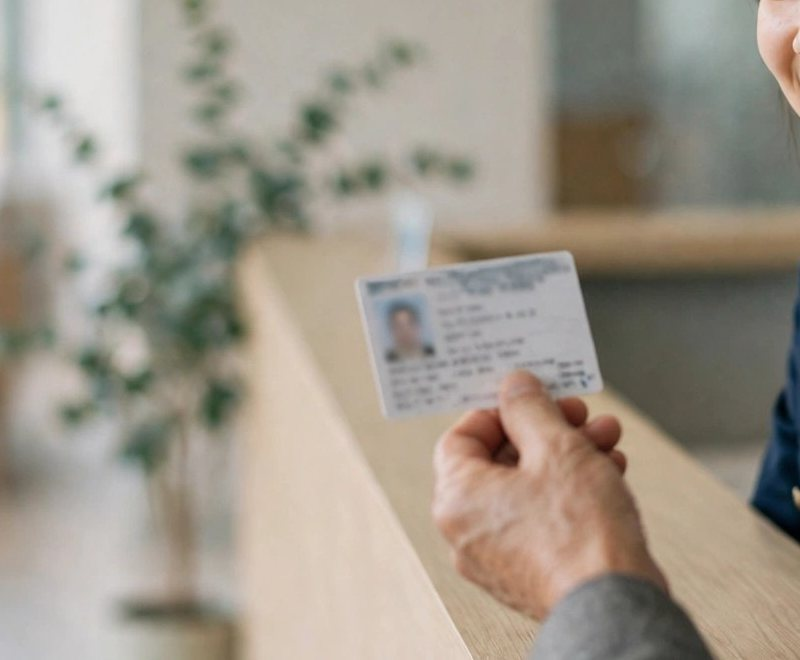
#> input picture assets/a/cta.jpg, 800 x 660 px, given in place of a-scene.jpg, which was not available
$ python prep_assets.py
#> lines starting #> are read from the running program, lines starting #| are printed output that depends on the picture; after the words box and inside, x2 and y2 are one past the last pixel; in counts of white or black regions, pixels touching at a corner belong together; pictures that were not available may be replaced by others from this repository, and a replacement may not be noted
#!/usr/bin/env python3
"""Prepare the shared image set for both home pages.
Run: /Users/ciaosoft/Claude/BRvault/_System/venv-pw/bin/python prep_assets.py
In : ../src-assets (logos and news thumbnails downloaded from aimesoft.com), approval-block-v2/assets/hero (the approved hero images)
Out: ../assets (what the sites use)"""
import os, shutil
from PIL import Image
import numpy as np

HERE = os.path.dirname(os.path.abspath(__file__))
ROOT = os.path.dirname(HERE)
SRC = os.path.join(ROOT, "src-assets")
V2 = os.path.join(os.path.dirname(ROOT), "approval-block-v2", "assets")
OUT = os.path.join(ROOT, "assets")
for d in ("logos", "news", "a", "b", "brand"):
    os.makedirs(os.path.join(OUT, d), exist_ok=True)


def save_jpg(im, path, maxw, q=82):
    im = im.convert("RGB")
    if im.width > maxw:
        im = im.resize((maxw, round(im.height * maxw / im.width)), Image.LANCZOS)
    im.save(path, "JPEG", quality=q, optimize=True, progressive=True)
    print("jpg", os.path.relpath(path, ROOT), im.size, os.path.getsize(path) // 1024, "KB")


def crop(im, box):
    return im.crop(box)


# ---- hero (unchanged from the approved block) + crops that continue the hero's three points
a = Image.open(os.path.join(V2, "hero", "a-scene.jpg")).convert("RGB")
#> a is the input picture: PIL image 800x660 RGB; mean R, G, B 158.9, 151.1, 139
save_jpg(a, os.path.join(OUT, "a", "scene.jpg"), 1600, 82)
#| jpg assets/a/scene.jpg (800, 660) 40 KB
# SEE: the eye point of the hero, opened up. HEAR: the mouth point. READ: the card point.
save_jpg(crop(a, (720, 250, 1400, 930)), os.path.join(OUT, "a", "see.jpg"), 900, 84)
#> in crop, `return im.crop(box)`:
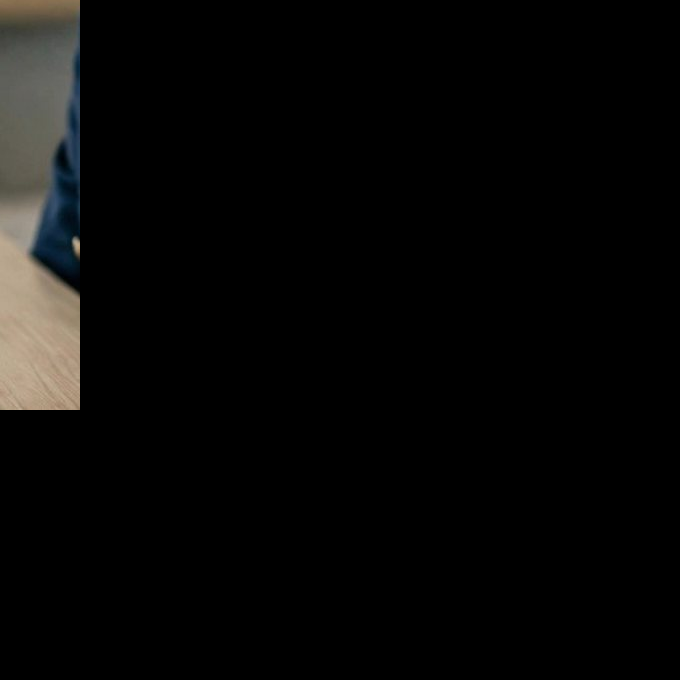
#> returned value: PIL image 680x680 RGB; mean R, G, B 8.1, 7.8, 7
#| jpg assets/a/see.jpg (680, 680) 6 KB
save_jpg(crop(a, (730, 540, 1250, 860)), os.path.join(OUT, "a", "hear.jpg"), 900, 84)
#> call 2 of crop, with box = (730, 540, 1250, 860)
#> in crop (call 2), `return im.crop(box)`:
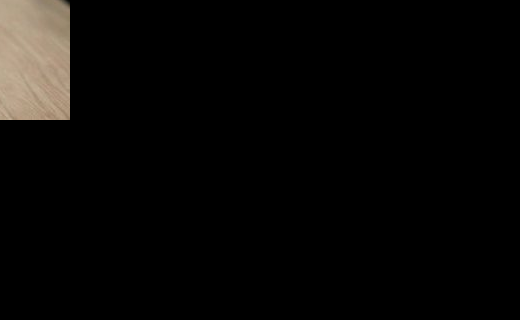
#> returned value: PIL image 520x320 RGB; mean R, G, B 8.9, 7.9, 6.6
#| jpg assets/a/hear.jpg (520, 320) 2 KB
save_jpg(crop(a, (360, 690, 900, 1130)), os.path.join(OUT, "a", "read.jpg"), 900, 84)
#> in crop (call 3), `return im.crop(box)`: returned value: PIL image 540x440 RGB; every value is 0
#| jpg assets/a/read.jpg (540, 440) 1 KB
save_jpg(crop(a, (110, 540, 910, 1200)), os.path.join(OUT, "a", "cta.jpg"), 900, 84)    # card in hand, plant, counter: no face
#> call 4 of crop, with box = (110, 540, 910, 1200)
#> in crop (call 4), `return im.crop(box)`:
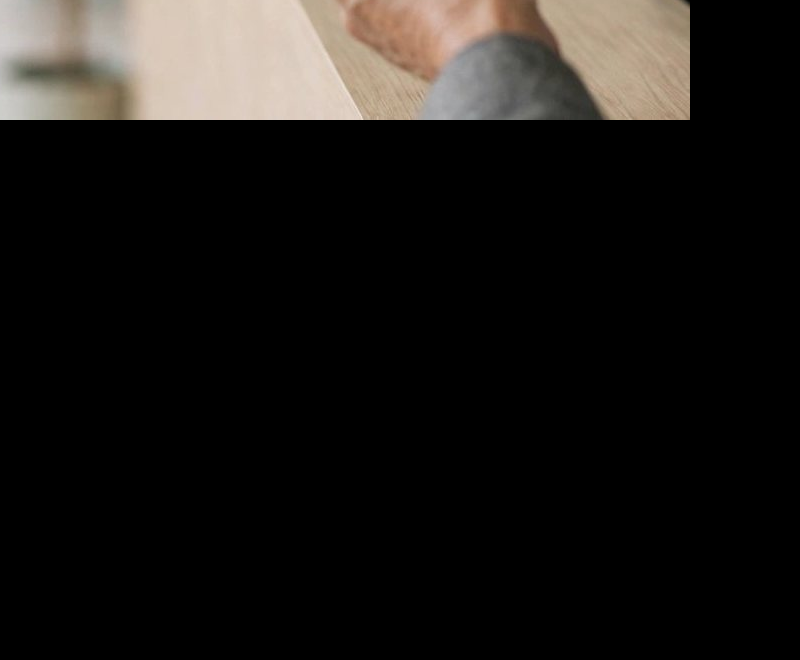
#> returned value: PIL image 800x660 RGB; mean R, G, B 27.8, 25.2, 22.7
#| jpg assets/a/cta.jpg (800, 660) 10 KB

b = Image.open(os.path.join(V2, "hero", "b-ribbon.jpg")).convert("RGB")
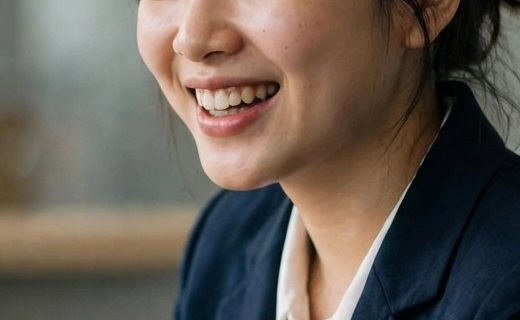
#> input picture assets/a/hear.jpg, 520 x 320 px, given in place of b-ribbon.jpg, which was not available
#> b is the input picture: PIL image 520x320 RGB; mean R, G, B 101.9, 92.8, 84.1
save_jpg(b, os.path.join(OUT, "b", "ribbon.jpg"), 1600, 82)
#| jpg assets/b/ribbon.jpg (520, 320) 19 KB
save_jpg(crop(b, (0, 780, 560, 1290)), os.path.join(OUT, "b", "film.jpg"), 900, 84)
#> in crop (call 5), `return im.crop(box)`: returned value: PIL image 560x510 RGB; every value is 0
#| jpg assets/b/film.jpg (560, 510) 2 KB
save_jpg(crop(b, (380, 800, 1180, 1290)), os.path.join(OUT, "b", "wave.jpg"), 1000, 84)
#> in crop (call 6), `return im.crop(box)`: returned value: PIL image 800x490 RGB; every value is 0
#| jpg assets/b/wave.jpg (800, 490) 2 KB
save_jpg(crop(b, (1080, 780, 1600, 1290)), os.path.join(OUT, "b", "page.jpg"), 900, 84)
#> in crop (call 7), `return im.crop(box)`: returned value: PIL image 520x510 RGB; every value is 0
#| jpg assets/b/page.jpg (520, 510) 2 KB
# a deep strip of the ribbon's dark sky for the closing band
save_jpg(crop(b, (0, 0, 1600, 640)), os.path.join(OUT, "b", "sky.jpg"), 1600, 80)
#> in crop (call 8), `return im.crop(box)`:
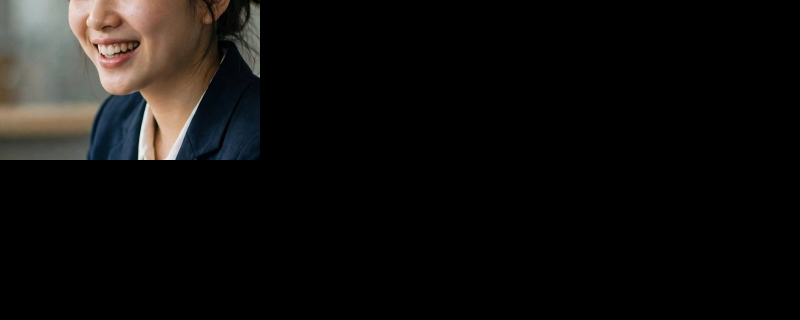
#> returned value: PIL image 1600x640 RGB (shown at 1/2 size); mean R, G, B 16.6, 15.1, 13.7
#| jpg assets/b/sky.jpg (1600, 640) 24 KB

for f in ("logo-blue.png", "logo-white.png"):
    shutil.copy(os.path.join(V2, "brand", f), os.path.join(OUT, "brand", f))

# ---- customer logos: flatten to RGB on white, trim, bring to a common height class
LOGO_MAP = {
    "tokushukai-logo.png": "tokushukai.png", "dentsu-logo.jpg": "dentsu.png", "nexusfrontier_logo_greenblack-02.png": "nexus.png",
    "jcm-logo.jpg": "jcm.png", "tng-logo.png": "tng.png", "rath-logo.png": "rath.png", "9h_official_logo.jpg": "ninehours.png",
    "markitone_logo.png": "markitone.png", "fine_logo_color_002.jpg": "fine.png", "prominent-logo-02_1.png": "prominent.png",
}
for src, dst in LOGO_MAP.items():
    im = Image.open(os.path.join(SRC, "logos", src)).convert("RGBA")
    bg = Image.new("RGBA", im.size, (255, 255, 255, 255)); bg.alpha_composite(im)
#> after `bg = Image.new('RGBA', im.size, (255, 255, 255, 255))`: bg: PIL image 520x320 RGBA; every value is 255
    im = bg.convert("RGB")
    arr = np.array(im).astype(int)
    if src.startswith("tokushukai"):                      # the original sits on a light grey plate: lift it to white
        grey = (abs(arr[..., 0] - arr[..., 1]) < 6) & (abs(arr[..., 1] - arr[..., 2]) < 6) & (arr[..., 0] > 225)
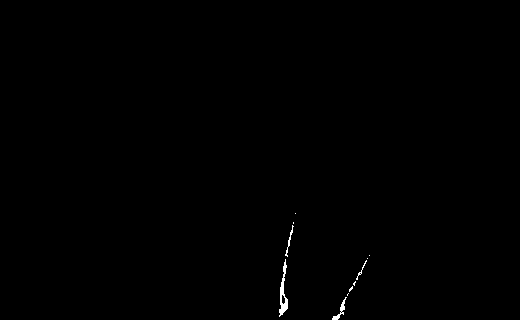
#> grey: shape (320, 520) bool; 0.25% white; 11 white regions (7 under 20 px), largest, box (x1, y1, x2, y2) and area: (279, 259, 288, 317) 215, (332, 297, 347, 320) 85, (285, 225, 294, 257) 54, (356, 260, 367, 280) 32
        arr[grey] = 255
#> arr: shape (320, 520, 3) int64; mean R, G, B 101.9, 92.8, 84.2
    nonwhite = (arr.min(axis=2) < 244)
    ys, xs = np.where(nonwhite)
    x0, x1, y0, y1 = max(xs.min() - 2, 0), min(xs.max() + 3, arr.shape[1]), max(ys.min() - 2, 0), min(ys.max() + 3, arr.shape[0])
#> x0 = 0; x1 = 520; y0 = 0; y1 = 320
    im = Image.fromarray(arr.astype("uint8")).crop((x0, y0, x1, y1))
#> im: PIL image 520x320 RGB
    if im.height > 160:                                   # fine.png is 591 px high
        im = im.resize((round(im.width * 160 / im.height), 160), Image.LANCZOS)
#> im: PIL image 260x160 RGB
    else:                                                 # small sources: 2x so they hold at 2x screens
        im = im.resize((im.width * 2, im.height * 2), Image.LANCZOS)
    im.save(os.path.join(OUT, "logos", dst), optimize=True)
    print("logo", dst, im.size)
#| logo tokushukai.png (260, 160)
#> (the run stopped early here; a loop or call above may not have finished)
